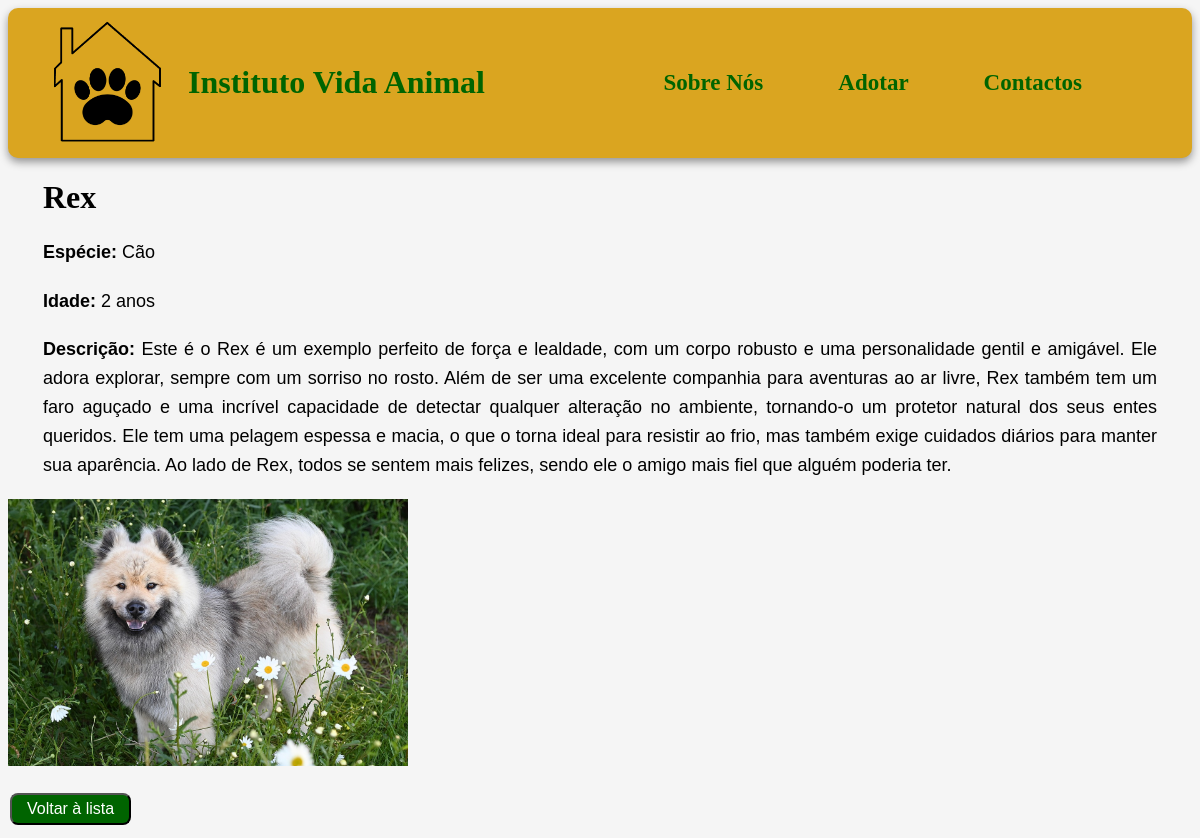
The page /animaisadc/1/ on the database its author committed.
### app_adocao/models.py (models this page shows, shortened)
class Animal(models.Model):
    nome = models.CharField(max_length=100)
    idade = models.IntegerField()
    especie = models.CharField(max_length=50)
    descricao = models.TextField()
    imagem = models.ImageField(upload_to='imgAnimal/')

### app_adocao/views.py (the view)
# urls.py: path('animaisadc/<int:animal_id>/', views.animaisadc, name='animais_detalhe'),  # detalhe do animal
def animaisadc(request, animal_id):
    animal = get_object_or_404(Animal, id=animal_id)
    return render(request, 'animais/animaisadc.html', {'animal': animal})

### app_adocao/templates/animais/animaisadc.html (shortened to what this page needs)
<!DOCTYPE html>
<html>
    <head>
        {% load static %}
        <link rel="stylesheet" href="{% static 'css/style.css' %}">
        <link rel="stylesheet" href="{% static 'css/animais.css' %}">
    </head>
    <body>
        <header class="cabecalho">
            <div style="gap: 20px; display: flex; align-items: center;">
                <img src="{% static 'imagens/logo.png' %}" alt="Logo do Instituto Vida Animal" class="logo">
                <a class="home" style="font-size: 32px; font-family: cursive; font-weight: bolder;" href="/"> Instituto Vida Animal </a>
            </div>
            <nav>
                <a style="font-size: 23px;" href="../sobreNos">Sobre Nós</a>
                <a style="font-size: 23px;" href="../adotar">Adotar</a>
                <a style="font-size: 23px;" href="../contactos">Contactos</a>
            </nav>
        </header>
        <h1>{{ animal.nome }}</h1>
        <p><strong>Espécie:</strong> {{ animal.especie }}</p>
        <p><strong>Idade:</strong> {{ animal.idade }} anos</p>
        <p><strong>Descrição:</strong> {{ animal.descricao }}</p>
        {% if animal.imagem %}
            <img src="{{ animal.imagem.url }}" alt="Imagem de {{ animal.nome }}" width="400">
        {% endif %}
        <br><br>
        <a href="{% url 'adotar' %}"><button>Voltar à lista</button></a>
</body>
</html>

### app_adocao/static/css/style.css (style rules this page uses)
button { background-color: darkgreen; color: white; padding: 5px 15px; text-align: center; text-decoration: none; font-size: medium; margin: 5px 2px; border-radius: 8px; }
.cabecalho { display: flex; align-items: center; justify-content: space-between; padding: 0 40px; background-color: #daa520; border-radius: 10px; box-shadow: 0 4px 8px rgba(0, 0, 0, 0.404); height: 150px; gap: 16px; }
p { text-align: justify; margin: 0 35px 20px 35px; font-size: large; line-height: 1.6; margin-right: 35px; }
h1 { margin-left: 35px; font-family: 'Trebuchet MS'; }
body { font-family: Arial; background-color: whitesmoke; }
nav, .home { font-family: cursive; display: flex; gap: 75px; text-align-last: right; font-size: larger; font-weight: bolder; margin-right: 70px; }
.logo { width: 120px; height: auto; }
a:link { color: darkgreen; text-decoration: none; }

### rows shown on the page
Animal: nome "Rex", especie "Cão", idade "2", descricao "Este é o Rex é um exemplo perfeito de força e lealdade, com um corpo robusto e uma personalidade gentil e amigável. Ele adora explorar, sempre com um sorriso no rosto. Além de ser uma excelente companhia para aventuras ao ar livre, Rex também tem um faro aguçado e uma incrível capacidade de detectar qualquer alteração no ambiente, tornando-o um protetor natural dos seus entes queridos. Ele tem uma pelagem espessa e macia, o que o torna ideal para resistir ao frio, mas também exige cuidados diários para manter sua aparência. Ao lado de Rex, todos se sentem mais felizes, sendo ele o amigo mais fiel que alguém poderia ter.", imagem (picture)
